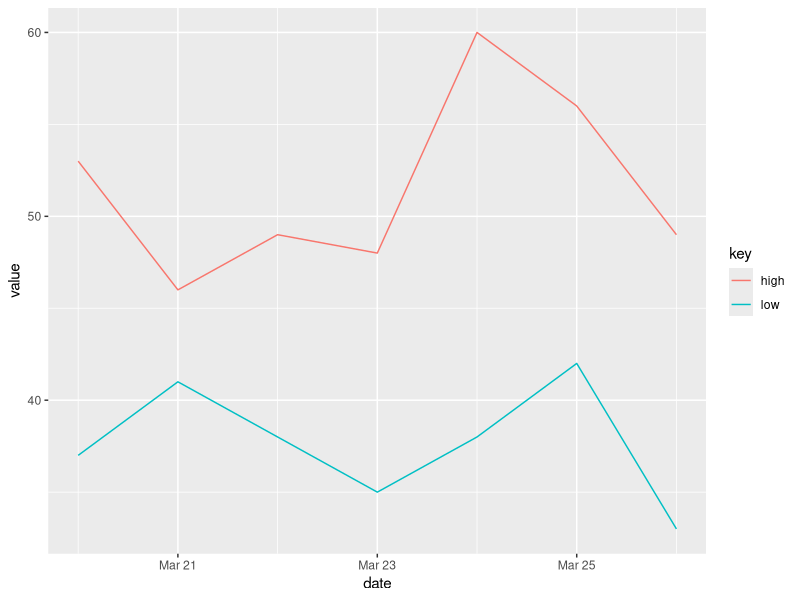

Write the R code that produced this figure.
## ---- chunk 1
knitr::opts_chunk$set(echo = TRUE, warning = FALSE,
                      message = TRUE)
## ---- chunk 2
library(tidyverse)
df <- tibble(date = as.Date("2019-03-20") + (0:6),
                 low = c(37, 41, 38, 35, 38, 42, 33),
                 high = c(53, 46, 49, 48, 60, 56, 49)) %>% 
  gather(key, value, -date)

ggplot(df, aes(date, value, color = key)) + geom_line()
